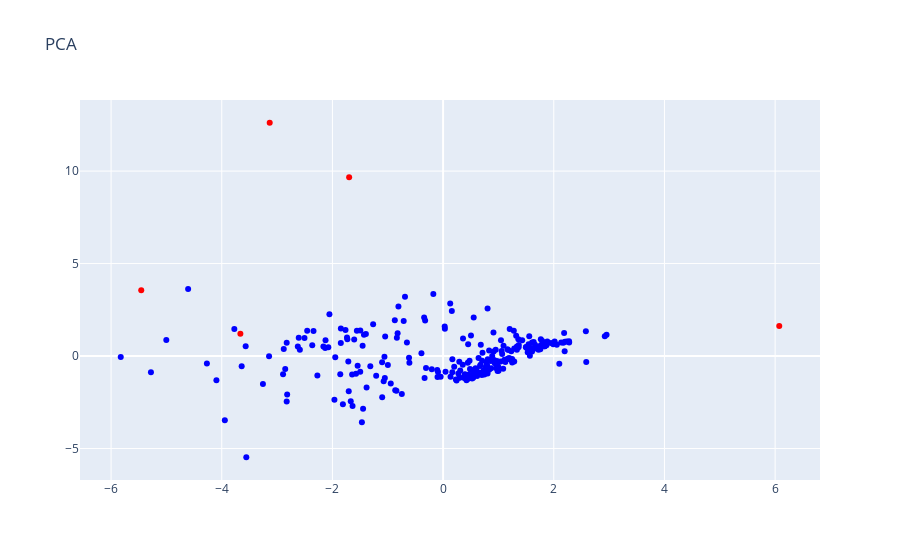

The cell this chart's notebook holds for it:
### Code cell
viz.show_pca(df, outliers_indices, names)

### Figure 1 — Plotly figure (JSON) as saved in the notebook; plotly's stock layout.template omitted (floating-point values rounded to 4 significant figures; data arrays with more than 128 entries replaced by an {"elided": "..."} marker saying what was removed)
{"data": [{"marker": {"color": {"elided": "268 str values"}, "colorscale": [[0, "#440154"], [0.1111, "#482878"], [0.2222, "#3e4989"], [0.3333, "#31688e"], [0.4444, "#26828e"], [0.5556, "#1f9e89"], [0.6667, "#35b779"], [0.7778, "#6ece58"], [0.8889, "#b5de2b"], [1, "#fde725"]]}, "mode": "markers", "text": {"elided": "268 str values"}, "type": "scatter", "x": {"elided": "268 float values"}, "y": {"elided": "268 float values"}}], "layout": {"title": {"text": "PCA"}}}
